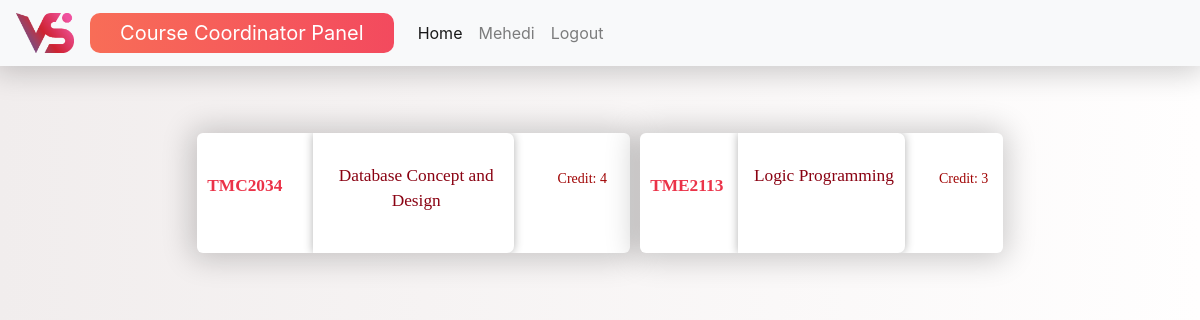
The page /coursecoordinatorhome.php (signed in) on the database its author committed.
### tables this page shows
CREATE TABLE `course` (
  `id` int(11) NOT NULL,
  `coursecode` varchar(20) NOT NULL,
  `coursename` varchar(50) NOT NULL,
  `coursecredit` int(5) NOT NULL,
  `programcoordinator` varchar(50) NOT NULL,
  `coursecoordinator` varchar(50) NOT NULL,
  `vettera` varchar(50) NOT NULL,
  `vetterb` varchar(50) NOT NULL,
  `lecturer1` varchar(50) NOT NULL,
  `lecturer2` varchar(50) NOT NULL,
  `lecturer3` varchar(50) NOT NULL,
  `lecturer4` varchar(50) NOT NULL
);

### coursecoordinatorhome.php (the view, shortened to what this page needs)
<!DOCTYPE html>
<html>
    <head>
        <link rel="stylesheet" href="https://stackpath.bootstrapcdn.com/bootstrap/4.1.3/css/bootstrap.min.css">
        <link rel="stylesheet" type="text/css" href="styles.css">
    </head>
    <nav class="navbar navbar-expand-lg navbar-light bg-light">
        <a class="navbar-brand" href="#">  <img src ="resource/logo.png"> </a>
        <a class="navbar-brand panelname"> Course Coordinator Panel </a>
        <div class="collapse navbar-collapse" id="navbarNavAltMarkup">
          <div class="navbar-nav">
              <a class="nav-item nav-link active" href="#"> Home <span class="sr-only">(current)</span></a>
              <a class="nav-item nav-link " href="cuserprofile.php"><?php echo $_SESSION['username']; ?></a>
              <a class="nav-item nav-link " href="coursecoordinatorhome.php?logout='1'">Logout</a>
          </div>
        </div>
    </nav>
    <body>
        <div class="row justify-content-center">
            <div class = "main">
            <?php
            $conn = new mysqli('localhost', 'root', 'sony50200' ,'saifur');
            $username = $_SESSION['username'];
            $sql = "SELECT * FROM `course` WHERE coursecoordinator='$username'";
            $query = mysqli_query($conn, $sql) or die(mysqli_error());
            while($row = mysqli_fetch_assoc($query)) :?>
            <?php
            echo"<a href =coursecoordinatorcourse.php?id=".$row['coursecode']." ".">" ?>
            <div class="coursewidget scene_element scene_element--fadeinleft">
              <div class="row justify-content-center">
                <div class="col-3">
                  <div class="coursecode">
                    <p><?php echo $row['coursecode'];?> </p>
                  </div>
                </div>
                <div class="col-6">
                  <div class="coursename">
                    <div class="title"> <p><?php echo $row['coursename'];?> </p></div>
                  </div>
                </div>
                <div class="col-3">
                  <div class="coursecredit">
                    <div class="title"> <p>Credit:  <?php echo $row['coursecredit'];?> </p></div>
                  </div>
                </div>
              </div>
            </div>
            </a>
          <?php endwhile;?>
      </div>
    </div>
  </body>
</html>

### styles.css (style rules this page uses)
body { background: linear-gradient(to left, #fffefe,#f1eded); }
body p { font-family: Georgia, serif; }
.scene_element { animation-duration: 1.5s; transition-timing-function: ease-in; animation-fill-mode: both; }
.scene_element--fadeinleft { animation-duration: 1.5s; animation-name: fadeInLeft; }
.navbar { box-shadow: -1px 1px 30px 5px rgba(0, 0, 0, 0.2); }
.panelname { min-width: 200px; display: block; border-radius: 10px; padding-left: 30px; padding-right: 30px; color: white !important; background: linear-gradient(to left, rgb(243, 74, 94), rgb(248, 109, 87)) !important; }
.navbar-brand img { display: block; max-width:80px; max-height:40px; width: auto; height: auto; position: relative; }
.main { display: flex; flex-flow: row wrap; padding: 5%; margin: auto; }
.coursewidget { flex-basis: 320px; height: 120px; margin: 5px; box-shadow: -1px 1px 30px 5px rgba(0, 0, 0, 0.2); border-radius: 6px; background: white; position: relative; overflow: hidden; }
.coursecode { font-weight: 700; font-size: 13pt; height: 120px; color: #EB3349; padding: 40px 5px 0px 10px; justify-content: center; align-items: center; text-align: center; }
.coursename { font-weight: 400; padding: 30px 5px 0px 10px; font-size: 13pt; height: 120px; color: rgb(138, 2, 18); box-shadow: 0px 0px 10px 0px rgba(0, 0, 0, 0.3); border-radius: 0px 7px 7px 0px; justify-content: center; align-items: center; text-align: center; }
.coursecredit { padding: 35px 10px 0px 0px; font-weight: 400; font-size: 14px; color: rgb(160, 4, 4); text-align: center;border-radius: 7px 7px 0px 0px; justify-content: center; align-items: center; text-align: center; }
a { text-decoration: none !important; }

### rows shown on the page
course: coursecode "TMC2034", coursename "Database Concept and Design", coursecredit "4"
course: coursecode "TME2113", coursename "Logic Programming", coursecredit "3"

### other values the page prints
$_SESSION['username'] "Mehedi"
